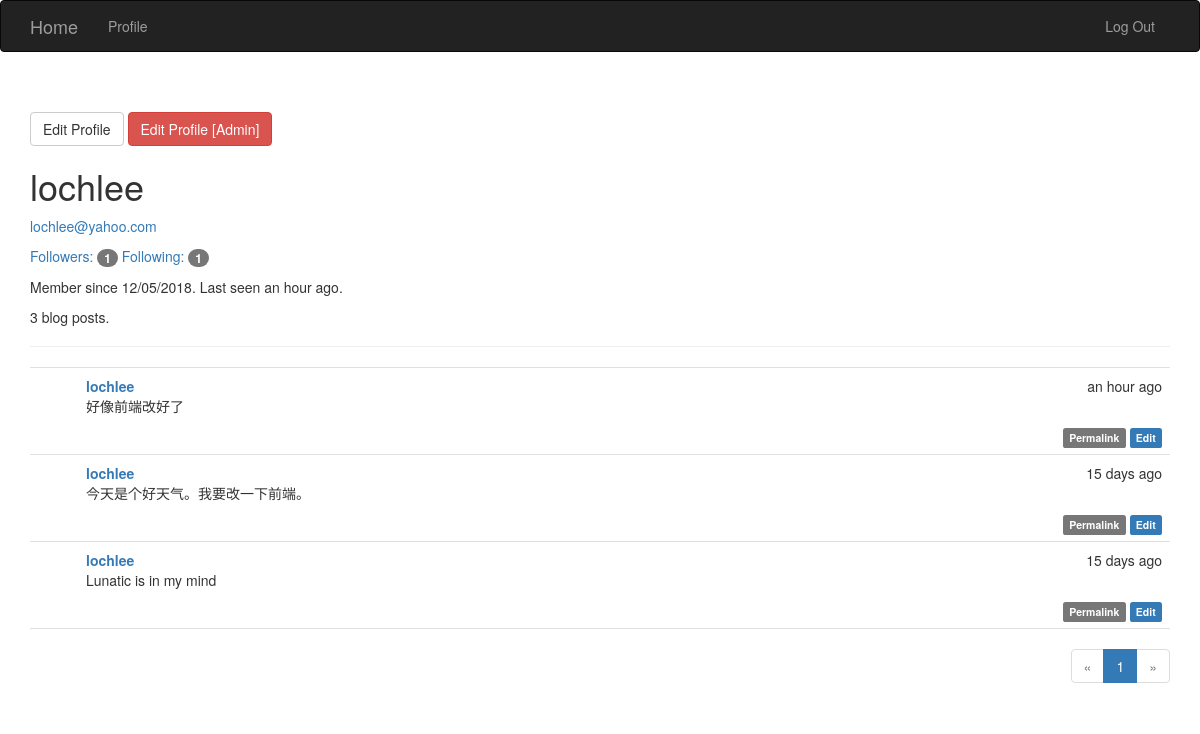
The page /user/lochlee (signed in) on the database its author committed.
### app/models.py (models this page shows, shortened)
class User(db.Model,UserMixin):
	__tablename__='users'
	id=db.Column(db.Integer,primary_key=True)
	email=db.Column(db.String(64),unique=True,index=True)
	username=db.Column(db.String(64),unique=True)
	role_id=db.Column(db.Integer,db.ForeignKey('roles.id'))
	password_hash=db.Column(db.String(128))
	confirmed=db.Column(db.Boolean,default=False)
	name=db.Column(db.String(64))
	location=db.Column(db.String(64))
	about_me=db.Column(db.Text())
	member_since=db.Column(db.DateTime(),default=datetime.utcnow)
	last_seen=db.Column(db.DateTime(),default=datetime.utcnow)
	posts=db.relationship('Post',backref='author',lazy='dynamic')
	followers=db.relationship('Follow',foreign_keys=[Follow.followed_id],backref=db.backref('followed',lazy='joined'),lazy='dynamic',cascade='all,delete-orphan')
	followed=db.relationship('Follow',foreign_keys=[Follow.follower_id],backref=db.backref('follower',lazy='joined'),lazy='dynamic',cascade='all,delete-orphan')
	comments=db.relationship('Comment',backref='author',lazy='dynamic')
	photo=db.relationship('Photo',backref='user')
	def can(self,permissions):
		return self.role is not None and (self.role.permissions&permissions)==permissions
	def is_administrator(self):
		return self.can(Permission.ADMINISTER)
	def ping(self):
		self.last_seen=datetime.utcnow()
		db.session.add(self)
	@property
	def password(self):
		raise AttributeError('password is not a readable attribute')

class Post(db.Model):
	__tablename__='posts'
	id=db.Column(db.Integer,primary_key=True)
	body=db.Column(db.Text)
	timestamp=db.Column(db.DateTime,index=True,default=datetime.utcnow)
	author_id=db.Column(db.Integer,db.ForeignKey('users.id'))
	body_html=db.Column(db.Text)
	comments=db.relationship('Comment',backref='post',lazy='dynamic')

### app/main/views.py (the view)
@main.route('/user/<username>')
def user(username):
    user = User.query.filter_by(username=username).first()
    if user is None:
        abort(404)
    page=request.args.get('page',1,type=int)
    pagination=user.posts.order_by(Post.timestamp.desc()).paginate(page,per_page=current_app.config['POSTS_PER_PAGE'],error_out=False)
    posts=pagination.items
    return render_template('user.html', user=user,posts=posts,pagination=pagination)

### app/auth/views.py (called while the page is built)
@auth.before_app_request
def before_request():
	if current_user.is_authenticated:
		current_user.ping()
		if not current_user.confirmed and request.endpoint[:5]!='auth.' and request.endpoint!='static':
			return redirect(url_for('auth.unconfirmed'))

### app/main/__init__.py (called while the page is built)
@main.app_context_processor
def inject_permissions():
	return dict(Permission=Permission)

### app/models.py (called while the page is built)
@login_manager.user_loader
def load_user(user_id):
	return User.query.get(int(user_id))

### app/templates/user.html (shortened to what this page needs)
{% extends 'base.html' %}
{% import "_macros.html" as macro %}
{% block page_content %}
<div class="page-header">
	{% if user == current_user %}
		<a href="{{url_for('main.edit_profile')}}" class="btn btn-default">Edit Profile</a>
	{% endif %}
	{% if user.is_administrator() %}
	<a href="{{url_for('main.edit_profile_admin',id=user.id)}}" class="btn btn-danger">Edit Profile [Admin] </a>
	{% endif %}
	<h1>{{user.username}}</h1>
	{% if current_user.is_administrator() %}
	<p><a href="mailto:{{user.email}}">{{user.email}}</a></p>
	{% endif %}
	<p>
        <a href="{{ url_for('.followers', username=user.username) }}">Followers: <span class="badge">{{ user.followers.count() }}</span></a>
        <a href="{{ url_for('.followed_by', username=user.username) }}">Following: <span class="badge">{{ user.followed.count() }}</span></a>
    </p>
	<p>
		Member since {{moment(user.member_since).format('L')}}.
		Last seen {{moment(user.last_seen).fromNow()}}.
	</p>
    <p>{{ user.posts.count() }} blog posts.</p>
</div>
{% include "_posts.html" %}
{% if pagination %}
<div class="pagination">
	{{macro.pagination_widget(pagination,'main.user',username=user.username)}}
</div>
{% endif %}
{% endblock %}

### app/templates/_posts.html (shortened to what this page needs)
<ul class="posts">
    {% for post in posts %}
    <li class="post">
        <div class="post-content">
            <div class="post-date">
                {{moment(post.timestamp).fromNow()}}
            </div>
            <div class="post-author">
                <a href="{{url_for('main.user',username=post.author.username)}}">
				{{post.author.username}}
			</a>
            </div>
            <div class="post-body">
            	{% if post.body_html %}
            		{{post.body_html|safe}}
        		{% else %}
                	{{post.body}}
            	{% endif %}
            </div>
            <div class="post-footer">
            	<a href="{{url_for('.post',id=post.id)}}">
            		<span class="label label-default">Permalink</span>
            	</a>
            	{% if current_user==post.author%}
            	<a href="{{url_for('.edit_post',id=post.id)}}"><span class="label label-primary"> Edit</span></a>
            	{% elif current_user.is_administrator() %}
            	<a href="{{url_for('.edit_post',id=post.id)}}"><span class="label label-danger"> Edit[Admin]</span></a>
            	{% endif %}
            </div>
        </div>
    </li>
    {% endfor %}
</ul>

### app/static/styles.css (style rules this page uses)
ul.posts { list-style-type: none; padding: 0px; margin: 16px 0px 0px 0px; border-top: 1px solid #e0e0e0; }
ul.posts li.post { padding: 8px; border-bottom: 1px solid #e0e0e0; }
div.post-date { float: right; }
div.post-author { font-weight: bold; }
div.post-content { margin-left: 48px; min-height: 48px; }
div.post-footer { text-align: right; }
div.pagination { width: 100%; text-align: right; padding: 0px; margin: 0px; }

### rows shown on the page
User: username "lochlee", email "lochlee@yahoo.com", member_since "12/05/2018", last_seen "an hour ago"
Post: timestamp "an hour ago", author.username "lochlee", body_html "好像前端改好了"
Post: timestamp "15 days ago", author.username "lochlee", body_html "今天是个好天气。我要改一下前端。"
Post: timestamp "15 days ago", author.username "lochlee", body_html "Lunatic is in my mind"

### other values the page prints
{{ user.followers.count() }} "1"
{{ user.followed.count() }} "1"
{{ user.posts.count() }} "3"
{{ p }} "1"
